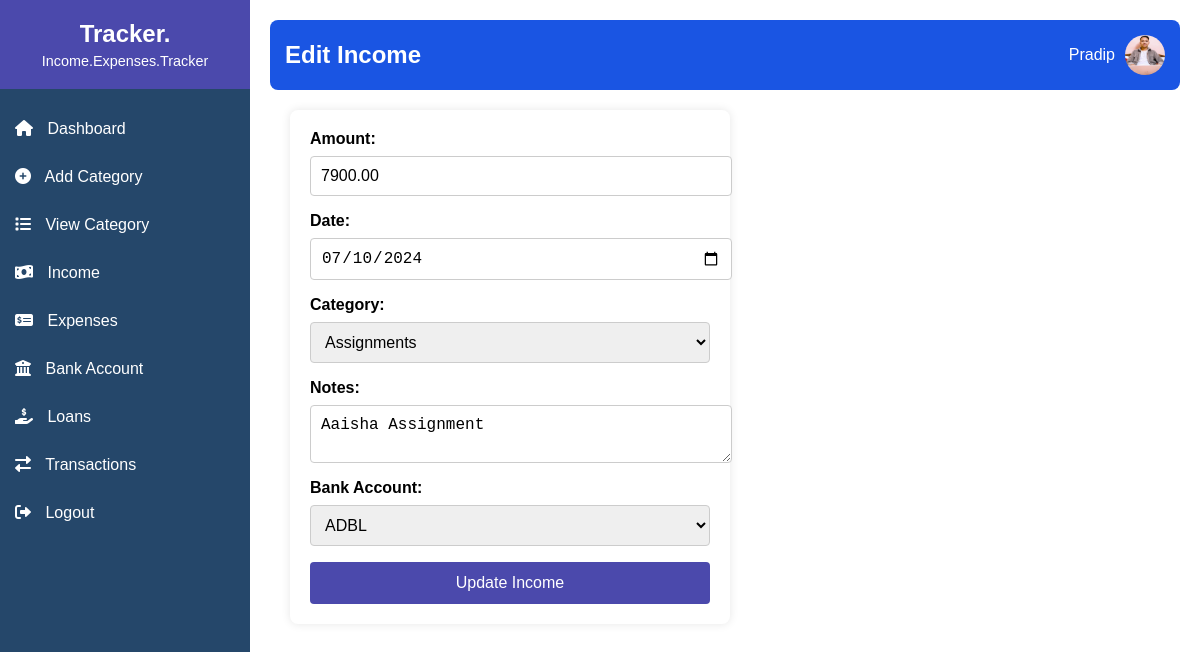
Page /edit_income.php?id=5 (signed in) on the committed database.
### tables this page shows
CREATE TABLE `income` (
  `id` int(11) NOT NULL,
  `admin_id` int(11) NOT NULL,
  `category_id` int(11) NOT NULL,
  `bank_account_id` int(11) NOT NULL,
  `amount` decimal(10,2) NOT NULL,
  `date` date NOT NULL,
  `notes` text DEFAULT NULL,
  `created_at` timestamp NOT NULL DEFAULT current_timestamp()
);

CREATE TABLE `income_categories` (
  `id` int(11) NOT NULL,
  `name` varchar(255) NOT NULL
);

CREATE TABLE `bank_accounts` (
  `id` int(11) NOT NULL,
  `admin_id` int(11) NOT NULL,
  `bank_name` varchar(255) NOT NULL,
  `balance` decimal(10,2) NOT NULL,
  `created_at` timestamp NOT NULL DEFAULT current_timestamp()
);

### edit_income.php (the view, shortened to what this page needs)
<?php
include('db.php');
$username = $_SESSION['username'];
$adminId = $_SESSION['id'];
if (isset($_GET['id'])) {
    $incomeId = $_GET['id'];
    $query = "SELECT * FROM income WHERE id = ? AND admin_id = ?";
    $stmt = $conn->prepare($query);
    $stmt->bind_param("ii", $incomeId, $adminId);
    $stmt->execute();
    $result = $stmt->get_result();
    $income = $result->fetch_assoc();
} else {
    die("No income ID provided.");
}
$categoryQuery = "SELECT id, name FROM income_categories";
$categoryResult = $conn->query($categoryQuery);
$bankQuery = "SELECT id, bank_name FROM bank_accounts";
$bankResult = $conn->query($bankQuery);
?>
<!DOCTYPE html>
<html lang="en">
<head>
    <link rel="stylesheet" href="styles.css">
    <link rel="stylesheet" href="https://cdnjs.cloudflare.com/ajax/libs/font-awesome/6.0.0-beta3/css/all.min.css">
</head>
<body>
<div class="sidebar">
    <div class="sidebar-header">
        <h2>Tracker.</h2>
        <p>Income.Expenses.Tracker</p>
    </div>
    <ul class="sidebar-menu">
        <li><a href="dashboard.php"><i class="fas fa-home"></i> Dashboard</a></li>
        <li><a href="add_category.php"><i class="fas fa-plus-circle"></i> Add Category</a></li>
        <li><a href="view_categories.php"><i class="fas fa-list"></i> View Category</a></li>
        <li>
            <a href="javascript:void(0)" class="main-menu"><i class="fas fa-money-bill-wave"></i> Income</a>
        </li>
        <li>
            <a href="javascript:void(0)" class="main-menu"><i class="fas fa-money-check-alt"></i> Expenses</a>
        </li>
        <li>
            <a href="javascript:void(0)" class="main-menu"><i class="fas fa-university"></i> Bank Account</a>
        </li>
        <li>
            <a href="javascript:void(0)" class="main-menu"><i class="fas fa-hand-holding-usd"></i> Loans</a>
        </li>
        <li><a href="transactions.php"><i class="fas fa-exchange-alt"></i> Transactions</a></li>
        <li><a href="logout.php"><i class="fas fa-sign-out-alt"></i> Logout</a></li>
    </ul>
</div>
    <div class="main-content">
        <header>
            <div class="title">
                <h1>Edit Income</h1>
            </div>
            <div class="user-info">
                <p><?php echo htmlspecialchars($username); ?></p>
                <img src="profile.jpg" alt="Profile Picture">
            </div>
        </header>
        <div class="form-container">
            <form method="POST" action="">
                <label for="amount">Amount:</label>
                <input type="number" id="amount" name="amount" value="<?php echo htmlspecialchars($income['amount']); ?>" required>
                <label for="date">Date:</label>
                <input type="date" id="date" name="date" value="<?php echo htmlspecialchars($income['date']); ?>" required>
                <label for="category_id">Category:</label>
                <select id="category_id" name="category_id" required>
                    <?php while ($row = $categoryResult->fetch_assoc()): ?>
                        <option value="<?php echo $row['id']; ?>" <?php if ($row['id'] == $income['category_id']) echo 'selected'; ?>>
                            <?php echo htmlspecialchars($row['name']); ?>
                        </option>
                    <?php endwhile; ?>
                </select>
                <label for="notes">Notes:</label>
                <textarea id="notes" name="notes"><?php echo htmlspecialchars($income['notes']); ?></textarea>
                <label for="bank_account_id">Bank Account:</label>
                <select id="bank_account_id" name="bank_account_id" required>
                    <?php while ($row = $bankResult->fetch_assoc()): ?>
                        <option value="<?php echo $row['id']; ?>" <?php if ($row['id'] == $income['bank_account_id']) echo 'selected'; ?>>
                            <?php echo htmlspecialchars($row['bank_name']); ?>
                        </option>
                    <?php endwhile; ?>
                </select>
                <button type="submit" name="edit_income">Update Income</button>
            </form>
        </div>
    </div>
</body>
</html>

### styles.css (style rules this page uses)
body { font-family: Arial, sans-serif; margin: 0; padding: 0; display: flex; }
.sidebar { width: 250px; background-color: #25476A; color: #fff; display: flex; flex-direction: column; align-items: center; }
.sidebar-header { text-align: center; padding: 20px 0; width: 100%; background-color: #4B49AC; }
.sidebar-header h2 { margin: 0; font-size: 1.5em; }
.sidebar-header p { margin: 5px 0 0; font-size: 0.9em; }
.sidebar-menu { list-style: none; padding: 0; width: 100%; display: flex; flex-direction: column; }
.sidebar-menu li { width: 100%; }
.sidebar-menu li a { display: block; padding: 15px; color: #fff; text-decoration: none; transition: background-color 0.3s ease; }
.sidebar-menu li a i { margin-right: 10px; }
.main-content { flex-grow: 1; padding: 20px; }
header { display: flex; justify-content: space-between; align-items: center; background-color: #1A55E3; color: #fff; padding: 15px; border-radius: 8px; }
header .title h1 { margin: 0; font-size: 1.5em; }
header .user-info { display: flex; align-items: center; }
header .user-info p { margin: 0; margin-right: 10px; }
header .user-info img { width: 40px; height: 40px; border-radius: 50%; }
.form-container { display: flex; justify-content: flex-start; align-items: flex-start; height: calc(100vh - 80px); padding: 20px; }
form { width: 100%; max-width: 400px; padding: 20px; background: #fff; box-shadow: 0 0 10px rgba(0, 0, 0, 0.1); border-radius: 8px; display: flex; flex-direction: column; }
form label { margin-bottom: 8px; font-weight: bold; }
form input[type="text"], form input[type="number"], form input[type="date"], form select, form textarea { padding: 10px; margin-bottom: 16px; border: 1px solid #ccc; border-radius: 4px; font-size: 16px; width: 100%; }
form button { padding: 12px; background-color: #4B49AC; color: #fff; border: none; border-radius: 4px; cursor: pointer; font-size: 16px; transition: background-color 0.3s ease; }

### rows in the picture
income: amount "7900.00", date "07/10/2024", category_id "Assignments", notes "Aaisha Assignment", bank_account_id "ADBL"

### other values in the picture
$username "Pradip"
